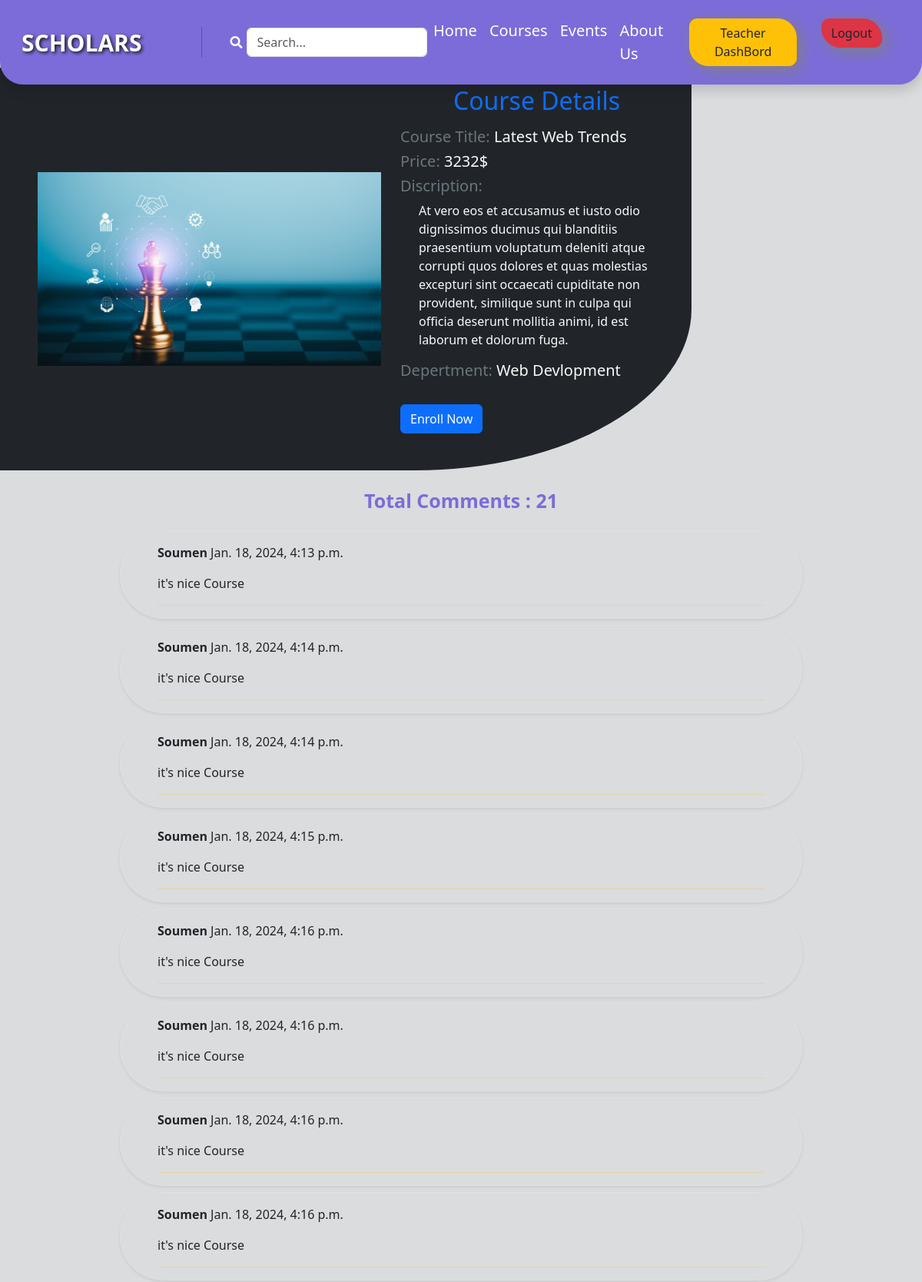
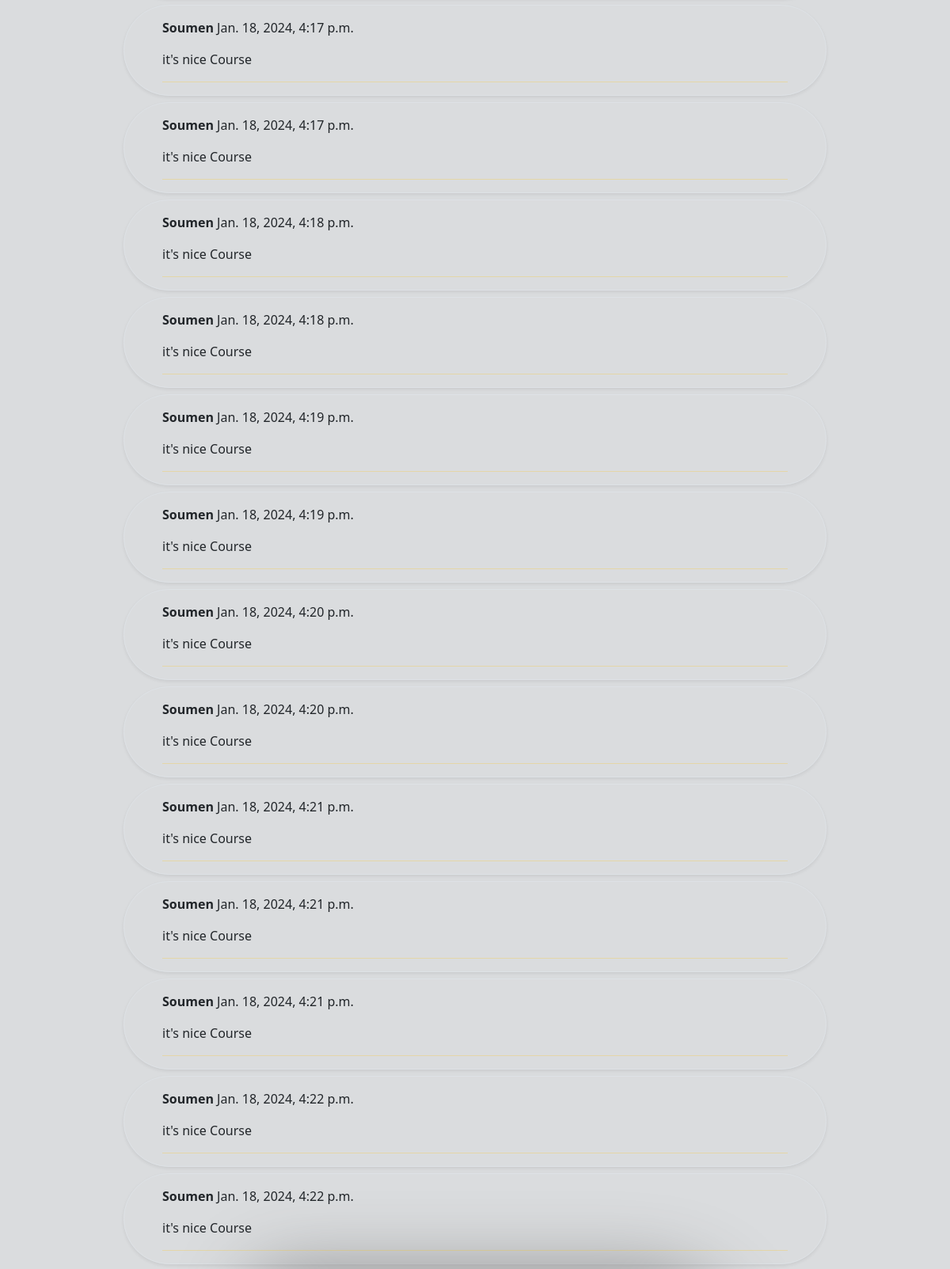
/course/details/7/ (signed in, upper part), run on the app's committed database (2 pictures, top to bottom).
### Course/models.py (models this page shows, shortened)
class AddCourse(models.Model):
    teacher = models.ForeignKey(User, on_delete=models.CASCADE,related_name='teacher' )
    Course_Title  = models.CharField(max_length=100)
    price = models.DecimalField(max_digits=10, decimal_places=0 , null=True)
    Content = models.TextField()
    Type = models.ForeignKey(Type,on_delete=models.CASCADE)
    image = models.ImageField(upload_to='Course/media/uploads/', blank = True, null = True)

class Type(models.Model):
    Name = models.CharField(max_length=100)
    slug = models.SlugField(max_length=100,unique=True, null=True, blank=True)

class Comment(models.Model):
    post = models.ForeignKey(AddCourse, on_delete=models.CASCADE,related_name='comments')
    name = models.CharField(max_length=30)
    email = models.EmailField()
    body = models.TextField()
    created_on = models.DateTimeField(auto_now_add=True)

### Course/views.py (the view, shortened to what this page needs)
# urls.py: path('details/<int:id>/',views.DetailsPost.as_view(),name="details_view"),
class DetailsPost(DetailView):
    model = models.AddCourse
    pk_url_kwarg = 'id'
    template_name = 'CourseDetails.html'
    def get_context_data(self, **kwargs):
        context = super().get_context_data(**kwargs)
        post = self.object
        comments = post.comments.all()
        comment_form = forms.CommentForm()
        context['comments'] = comments
        context['comment_form'] = comment_form
        return context

### Course/forms.py
class CommentForm(forms.ModelForm):
    class Meta:
        model = models.Comment
        fields = ['name', 'email', 'body']

### Course/templates/CourseDetails.html (shortened to what this page needs)
{% extends "base.html" %}
{% load static %}
{% load crispy_forms_tags %}
{% block content %}
<div class='d-md-flex  justify-content-center align-items-center banner_container w-75 bg-dark p-4'>
   <div class='col-md-7 d-md-flex  justify-content-center '>
       <img src="{{object.image.url}}" class="card-img-top" style='width: 90%;' alt="...">
   </div>
    <div class="col-md-5 text-light">
            <h2 class = "text-primary text-center mb-3">Course  Details</h2>
            <h5 class=""><span class="text-secondary">Course Title:</span>  {{object.Course_Title}}</h5>
            <h5 class=""><span class="text-secondary">Price: </span>{{object.price}}$</h5>
            <h5 class='text-secondary'>Discription:</h5>
            <p class='mx-4'>{{object.Content}}</p>
            <h5 class=""><span class="text-secondary">Depertment: </span>{{object.Type.Name}}</h3>
                {% if request.user.is_authenticated %}
                <a href="{% url "enrolled" object.id %}" class="btn btn-primary my-4">Enroll Now</a>
            {% endif %}
    </div>
</div>
{% if user.is_authenticated %}
<div class=" m-2">
    <h5 class="p-3 comment-count text-center">Total Comments : {{comments | length}}</h5>
    {% for comment in comments %}
  <div class="card-body border m-2 shadow-sm w-75 mx-auto rounded-pill px-5 pt-3">
        <p><b>{{comment.name}}</b> {{comment.created_on}}</p>
        <p>{{comment.body}}</p>
        <hr class='text-warning'>
    </div>
    {% endfor %}
</div>
{% endif %}
{% endblock content %}

### Core/static/css/style.css (style rules this page uses)
.banner_container { background:#7B6CD9; margin-top: -22px; border-radius: 0px 0px 40% 0px; padding: 10px; }
.comment-count { color: #7B6CD9; font-weight: bold; font-size: 25px; }

### data on the page
AddCourse: image (picture), Course_Title "Latest Web Trends", price "3232", Content "At vero eos et accusamus et iusto odio dignissimos ducimus qui blanditiis praesentium voluptatum deleniti atque corrupti quos dolores et quas molestias excepturi sint occaecati cupiditate non provident, similique sunt in culpa qui officia deserunt mollitia animi, id est laborum et dolorum fuga.", Type.Name "Web Devlopment"
Comment: name "Soumen", created_on "Jan. 18, 2024, 4:13 p.m.", body "it's nice Course"
Comment: name "Soumen", created_on "Jan. 18, 2024, 4:14 p.m.", body "it's nice Course"
Comment: name "Soumen", created_on "Jan. 18, 2024, 4:14 p.m.", body "it's nice Course"
Comment: name "Soumen", created_on "Jan. 18, 2024, 4:15 p.m.", body "it's nice Course"
Comment: name "Soumen", created_on "Jan. 18, 2024, 4:16 p.m.", body "it's nice Course"
Comment: name "Soumen", created_on "Jan. 18, 2024, 4:16 p.m.", body "it's nice Course"
Comment: name "Soumen", created_on "Jan. 18, 2024, 4:16 p.m.", body "it's nice Course"
Comment: name "Soumen", created_on "Jan. 18, 2024, 4:16 p.m.", body "it's nice Course"
Comment: name "Soumen", created_on "Jan. 18, 2024, 4:17 p.m.", body "it's nice Course"
Comment: name "Soumen", created_on "Jan. 18, 2024, 4:17 p.m.", body "it's nice Course"
Comment: name "Soumen", created_on "Jan. 18, 2024, 4:18 p.m.", body "it's nice Course"
Comment: name "Soumen", created_on "Jan. 18, 2024, 4:18 p.m.", body "it's nice Course"
Comment: name "Soumen", created_on "Jan. 18, 2024, 4:19 p.m.", body "it's nice Course"
Comment: name "Soumen", created_on "Jan. 18, 2024, 4:19 p.m.", body "it's nice Course"
Comment: name "Soumen", created_on "Jan. 18, 2024, 4:20 p.m.", body "it's nice Course"
Comment: name "Soumen", created_on "Jan. 18, 2024, 4:20 p.m.", body "it's nice Course"
Comment: name "Soumen", created_on "Jan. 18, 2024, 4:21 p.m.", body "it's nice Course"
Comment: name "Soumen", created_on "Jan. 18, 2024, 4:21 p.m.", body "it's nice Course"
Comment: name "Soumen", created_on "Jan. 18, 2024, 4:21 p.m.", body "it's nice Course"
Comment: name "Soumen", created_on "Jan. 18, 2024, 4:22 p.m.", body "it's nice Course"
Comment: name "Soumen", created_on "Jan. 18, 2024, 4:22 p.m.", body "it's nice Course"

### other printed values
{{ comments | length }} "21"
